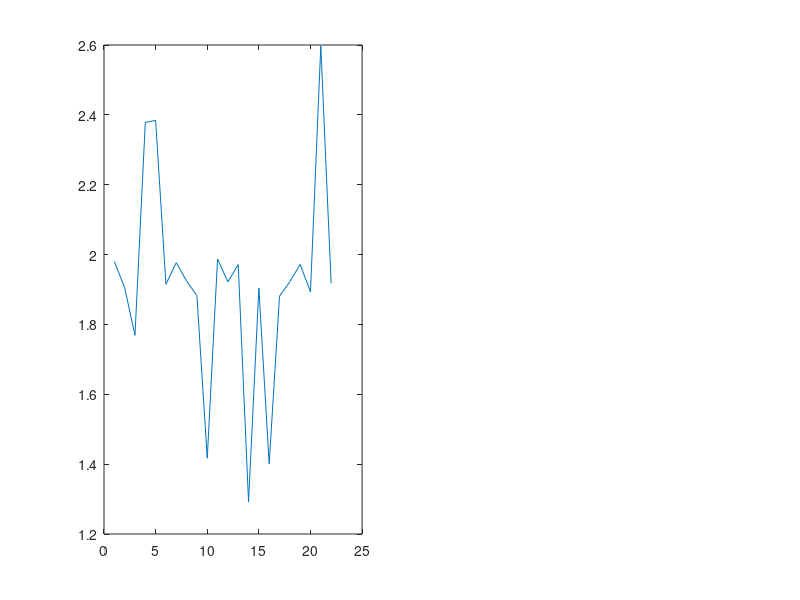

Write MATLAB code to recreate this figure.

fid = fopen('export.csv');
out = textscan(fid,'%s%f%s%f','delimiter',',');
fclose(fid);
col1 = out{1};
col2 = out{2};
col3 = out{3};
col4 = out{4};
subplot(1,1,1)
plot(col2)
subplot(1,2,1)
plot(col4)
%set(gca,'xticklabel',col1.')